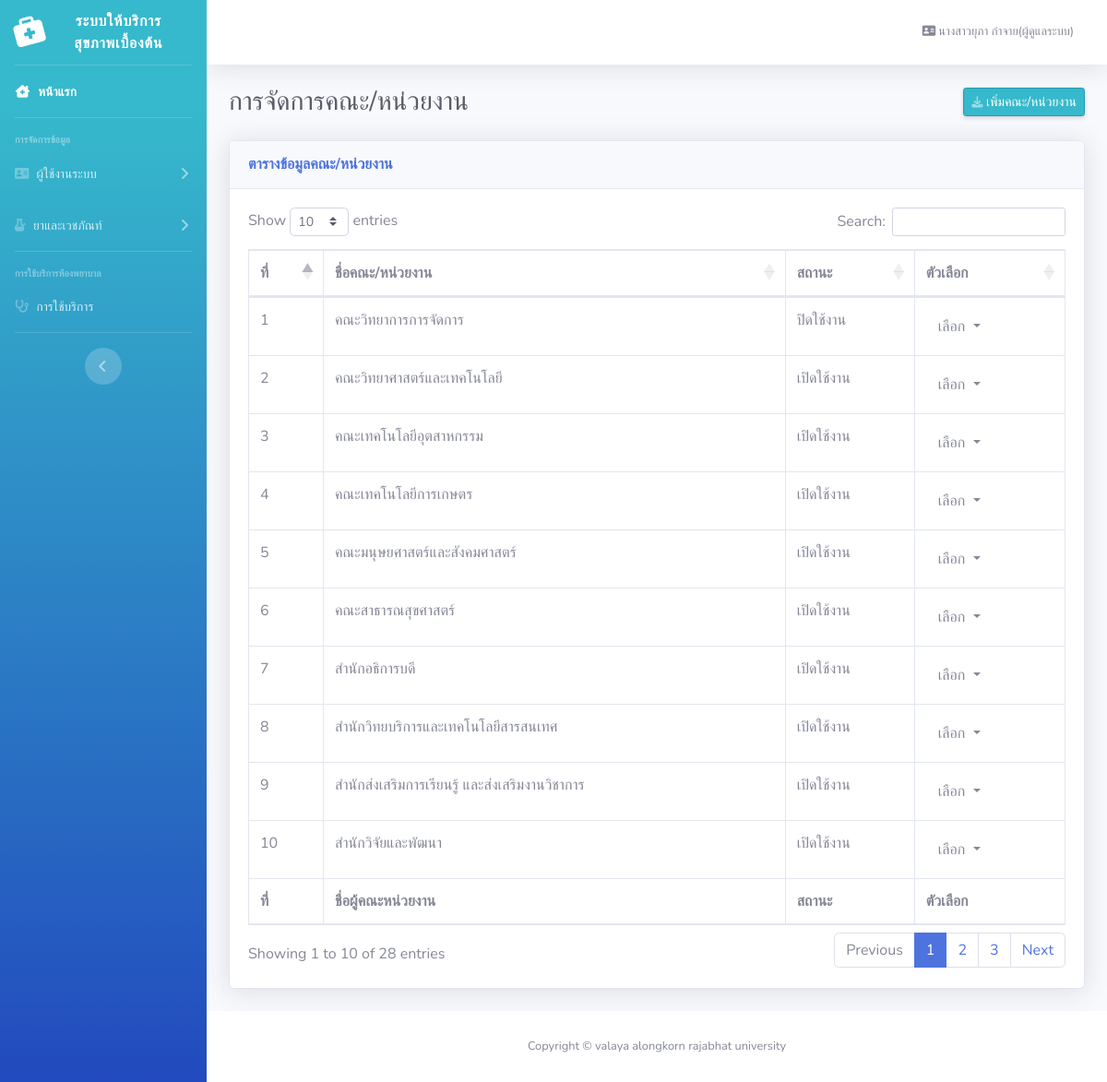
The page /fac_manage.php (signed in) on the database its author committed.
### tables this page shows
CREATE TABLE `user` (
  `user_id` int(11) NOT NULL COMMENT 'รหัสผู้ใช้',
  `user_namel` varchar(100) NOT NULL COMMENT 'ชื่อสกุล',
  `fac_id` int(11) NOT NULL COMMENT 'คณะ',
  `tel` varchar(11) NOT NULL COMMENT 'เบอร์โทร\r\n',
  `username` varchar(255) NOT NULL COMMENT 'ชื่อผู้ใช้',
  `password` varchar(255) NOT NULL COMMENT 'รหัสผ่าน',
  `active` int(11) NOT NULL DEFAULT 0 COMMENT 'การเปิดใช้งาน',
  `status` int(11) NOT NULL DEFAULT 0 COMMENT 'การลบ\r\n',
  `Ulevel` int(3) NOT NULL COMMENT 'ประเภทการเข้าถึงUI',
  `cata` int(20) NOT NULL COMMENT 'ประเภทผู้ใช้',
  `druga` varchar(255) NOT NULL COMMENT 'การแพ้ยา'
);

CREATE TABLE `fac` (
  `fac_id` int(11) NOT NULL,
  `fac_name` varchar(100) NOT NULL,
  `fac_active` int(11) NOT NULL DEFAULT 0,
  `fac_status` int(11) NOT NULL DEFAULT 0
);

### fac_manage.php (the view, shortened to what this page needs)
<?php
require_once 'db_connect.php';
    if($_SESSION['Ulevel'] == '1'){
        $user_id = $_SESSION['user_id'];
        $sql = "SELECT user.user_id, user.user_namel, user.fac_id,
        user.tel, user.username, user.password, user.active, user.status,
        user.Ulevel, user.cata, user.druga, fac.fac_name FROM user
        INNER JOIN fac ON user.fac_id = fac.fac_id WHERE user_id = {$user_id} ";
        $query = $connect->query($sql);
        $result = $query->fetch_assoc();
?>
<!DOCTYPE html>
<html lang="en">
<head>
    <link href="vendor/fontawesome-free/css/all.min.css" rel="stylesheet" type="text/css">
    <link href="css/sb-admin-2.min.css" rel="stylesheet">
    <link href="vendor/datatables/dataTables.bootstrap4.min.css" rel="stylesheet">
</head>
<body id="page-top">
    <div id="wrapper">
        <ul class="navbar-nav bg-gradient-primary sidebar sidebar-dark accordion" id="accordionSidebar">
            <a class="sidebar-brand d-flex align-items-center justify-content-center" href="index.php">
                <div class="sidebar-brand-icon rotate-n-15">
                     <i class="fas fa-briefcase-medical"></i>
                </div>
                <div class="sidebar-brand-text mx-3">ระบบให้บริการสุขภาพเบื้องต้น </div>
            </a>
            <hr class="sidebar-divider my-0">
            <li class="nav-item active">
                <a class="nav-link" href="index.php">
                    <i class="fas fa-fw fa-clinic-medical"></i>
                    <span>หน้าแรก</span></a>
            </li>
            <hr class="sidebar-divider">
            <div class="sidebar-heading">
                การจัดการข้อมูล
            </div>
            <li class="nav-item">
                <a class="nav-link collapsed" href="#" data-toggle="collapse" data-target="#collapseTwo"
                    aria-expanded="true" aria-controls="collapseTwo">
                    <i class="fas fa-address-card"></i>
                    <span>ผู้ใช้งานระบบ</span>
                </a>
            </li>
            <li class="nav-item">
                <a class="nav-link collapsed" href="#" data-toggle="collapse" data-target="#collapseUtilities"
                    aria-expanded="true" aria-controls="collapseUtilities">
                    <i class="fas fa-bong"></i>
                    <span>ยาและเวชภัณท์</span>
                </a>
            </li>
            <hr class="sidebar-divider">
            <div class="sidebar-heading">
               การใช้บริการห้องพยาบาล
            </div>
            <li class="nav-item">
                <a class="nav-link" href="tables.php">
                     <i class="fas fa-2x fa-stethoscope"></i>
                    <span>การใช้บริการ</span></a>
            </li>
            <hr class="sidebar-divider d-none d-md-block">
            <div class="text-center d-none d-md-inline">
                <button class="rounded-circle border-0" id="sidebarToggle"></button>
            </div>
        </ul>
        <div id="content-wrapper" class="d-flex flex-column">
            <div id="content">
                <nav class="navbar navbar-expand navbar-light bg-white topbar mb-4 static-top shadow">
                    <ul class="navbar-nav ml-auto">
                        <li class="nav-item dropdown no-arrow">
                            <a class="nav-link dropdown-toggle" href="#" id="userDropdown" role="button"
                                data-toggle="dropdown" aria-haspopup="true" aria-expanded="false">
                                <span class="mr-2 d-none d-lg-inline text-gray-600 small"><i class="fas fa-address-card"></i> <?php echo $result['user_namel']."(ผู้ดูแลระบบ)"; ?> </span>
                            </a>
                        </li>
                    </ul>
                </nav>
                <div class="container-fluid">
                    <div class="d-sm-flex align-items-center justify-content-between mb-4">
                        <h1 class="h3 mb-0 text-gray-800">การจัดการคณะ/หน่วยงาน</h1>
                        <a href="#" class="d-none d-sm-inline-block btn btn-sm btn-primary shadow-sm" href="#" data-toggle="modal" data-target="#adduserModal"> เพิ่มคณะ/หน่วยงาน</a>
                    </div>
                    <div class="card shadow mb-4">
                        <div class="card-header py-3">
                            <h6 class="m-0 font-weight-bold text-primary">ตารางข้อมูลคณะ/หน่วยงาน</h6>
                        </div>
                        <div class="card-body">
                            <div class="table-responsive">
                                <table class="table table-bordered" id="dataTable" width="100%" cellspacing="0">
                                    <thead>
                                        <tr>
                                            <th>ที่</th>
                                            <th>ชื่อคณะ/หน่วยงาน</th>
                                            <th>สถานะ</th>
                                            <th>ตัวเลือก</th>
                                        </tr>
                                    </thead>
                                    <tfoot>
                                        <tr>
                                            <th>ที่</th>
                                            <th>ชื่อผู้คณะหน่วยงาน</th>
                                            <th>สถานะ</th>
                                            <th>ตัวเลือก</th>
                                        </tr>
                                    </tfoot>
                                    <tbody>
                                    <?php $sqlr = "SELECT * FROM `fac` WHERE fac_status = 1 " ;
                                        $resulto = $connect->query($sqlr);
                                        $x = 1;
                                        while($row = $resulto->fetch_array()) {
                                        ?>
                                        <tr>
                                        <td> <?php echo $x++; ?></td>
                                            <td><?php echo $row['fac_name']; ?></td>
                                            <td><?php  $active = "";
                                                        if($row['fac_active'] == 1) {
                                                            $active = "<label class='label label-success'>เปิดใช้งาน</label>";
                                                        } else {
                                                            $active = "<label class='label label-danger'>ปิดใช้งาน</label>";
                                                        } echo $active; ?></td>
                                            <td><div class="btn-group">
                                                <button type="button" class="btn btn-default dropdown-toggle" data-toggle="dropdown" aria-haspopup="true" aria-expanded="false">
                                                    เลือก <span class="caret"></span>
                                                </button>
                                                </div></td>
                                        </tr>
                                        <?php } ?>
                                    </tbody>
                                </table>
                            </div>
                        </div>
                    </div>
                </div>
            </div>
            <footer class="sticky-footer bg-white">
                <div class="container my-auto">
                    <div class="copyright text-center my-auto">
                        <span>Copyright &copy; valaya alongkorn rajabhat university</span>
                    </div>
                </div>
            </footer>
        </div>
    </div>
</body>
</html>
<?php } ?>

### rows shown on the page
user: user_namel "นางสาวยุภา กำจาย"
fac: fac_name "คณะวิทยาการการจัดการ", fac_active "ปิดใช้งาน"
fac: fac_name "คณะวิทยาศาสตร์และเทคโนโลยี", fac_active "เปิดใช้งาน"
fac: fac_name "คณะเทคโนโลยีอุตสาหกรรม", fac_active "เปิดใช้งาน"
fac: fac_name "คณะเทคโนโลยีการเกษตร", fac_active "เปิดใช้งาน"
fac: fac_name "คณะมนุษยศาสตร์และสังคมศาสตร์", fac_active "เปิดใช้งาน"
fac: fac_name "คณะสาธารณสุขศาสตร์", fac_active "เปิดใช้งาน"
fac: fac_name "สำนักอธิการบดี", fac_active "เปิดใช้งาน"
fac: fac_name "สำนักวิทยบริการและเทคโนโลยีสารสนเทศ", fac_active "เปิดใช้งาน"
fac: fac_name "สำนักส่งเสริมการเรียนรู้ และส่งเสริมงานวิชาการ", fac_active "เปิดใช้งาน"
fac: fac_name "สำนักวิจัยและพัฒนา", fac_active "เปิดใช้งาน"
